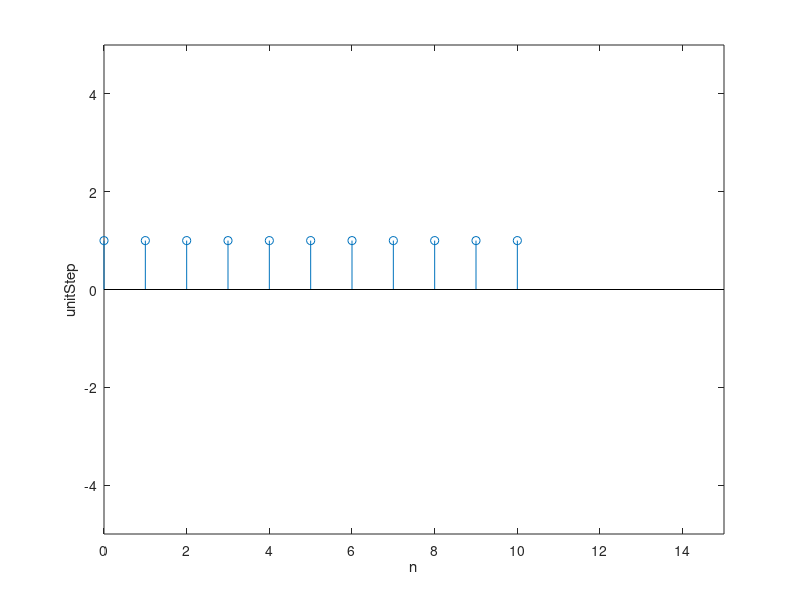
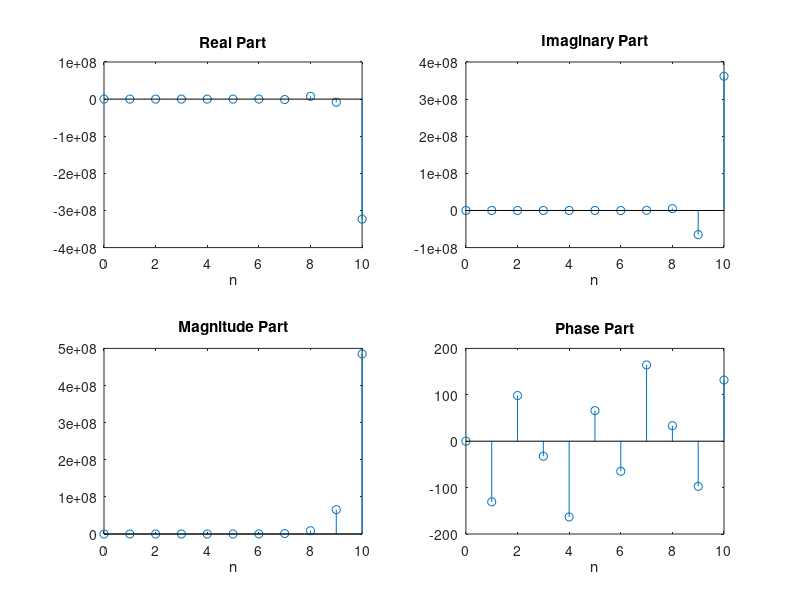
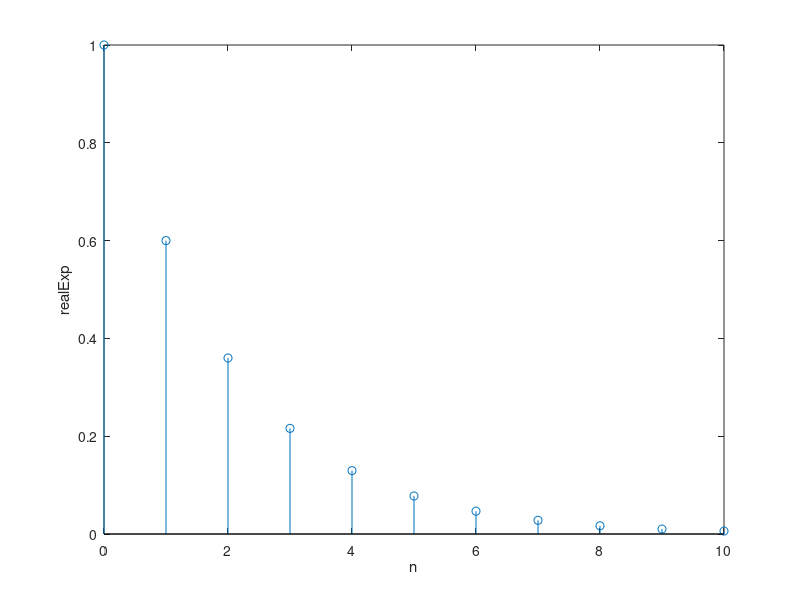
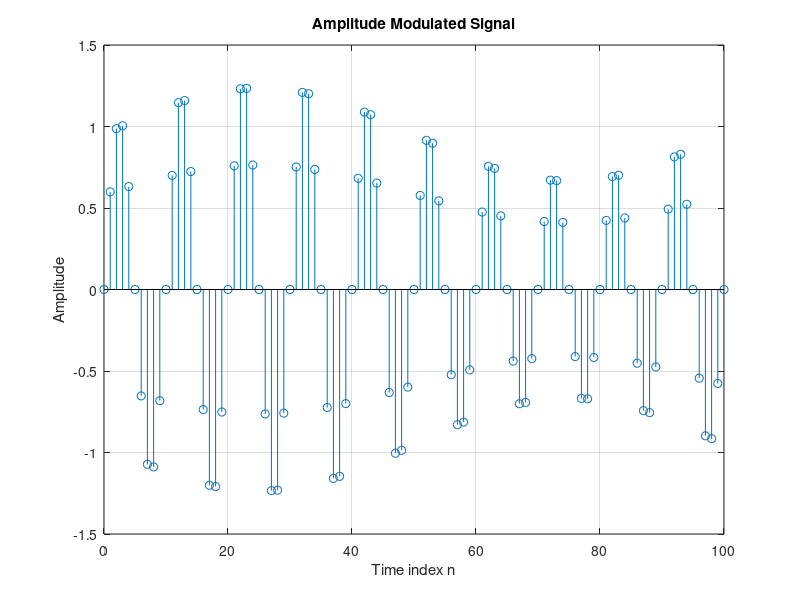

Here is the MATLAB script that generated these plots, in order:
% Mohit Kumar SR No.- 19825
% DSP Assignment 6
% Question 3
% Generate and plot following discrete-time signals:
% (a) unit sample sequence
% (b) complex exponential sequence
% (c) real exponent sequence
% (d) amplitude modulated sequence

clear all;
close all;
clc;

n1=0;
n2=10;

n=[n1:n2]; % discrete time
unitStep=[n>=0];
compExp = exp((2+4j)*n);
realExp = (0.6).^n;

figure; %unit step signal
stem(n,unitStep);
xlabel('n');ylabel('unitStep');axis([0,15,-5,5]);

figure; %complex exponential signal
subplot(2,2,1); stem(n,real(compExp));title('Real Part');xlabel('n');
subplot(2,2,2); stem(n,imag(compExp));title('Imaginary Part');xlabel('n');
subplot(2,2,3); stem(n,abs(compExp));title('Magnitude Part');xlabel('n');
subplot(2,2,4); stem(n,(180/pi)*angle(compExp));title('Phase Part');xlabel('n');

figure; %real exponential signal
stem(n,realExp);
xlabel('n');ylabel('realExp');

n = 0:100; m = 0.3; %generating the AM signal
fH = 0.1 ; fL = 0.01;
xH = sin(2*pi*fH*n);
xL = sin(2*pi*fL*n);
y = (1+m*xL).*xH;

figure; %amplitude modulated signal
stem(n,y); grid ;
xlabel('Time index n');
ylabel('Amplitude');
title('Amplitude Modulated Signal');



